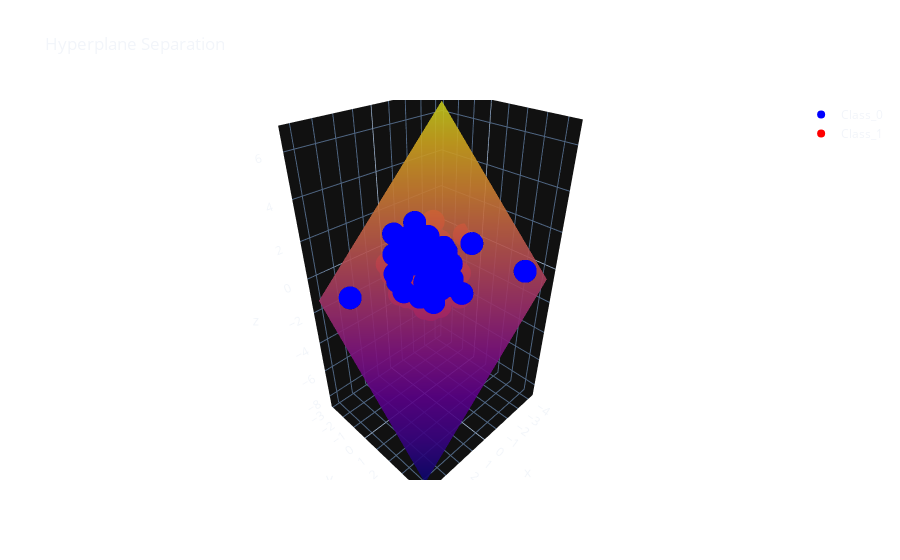

Source (notebook cell):
### Markdown cell above
**We can fit the data with an SVM and separate classifications in the hyperplane.**

_The equation for separating the plane is given by all $x$ in $R^{3}$ such that:_

$$(svm.coef \cdot x) + b = 0$$

### Code cell
svm = SVC(kernel='linear')
svm.fit(A, B)


def z(x, y): return (-svm.intercept_[0]-svm.coef_[0]
                     [0]*x-svm.coef_[0][1]*y) / svm.coef_[0][2]


am, aM = A[:, 0].min(), A[:, 0].max()
bm, bM = A[:, 1].min(), A[:, 1].max()
a = np.linspace(am, aM, 10)
b = np.linspace(bm, bM, 10)
a, b = np.meshgrid(a, b)


fig = go.Figure()
fig.add_surface(x=a, y=b, z=z(a, b), showscale=False, opacity=0.9)
fig.add_scatter3d(x=A[B == 0, 0], y=A[B == 0, 1], z=A[B == 0, 2],
                  mode='markers', marker={'color': 'blue'}, name='Class_0')
fig.add_scatter3d(x=A[B == 1, 0], y=A[B == 1, 1], z=A[B == 1, 2],
                  mode='markers', marker={'color': 'red'}, name='Class_1')
fig.update_layout(template='plotly_dark',
                  title='Hyperplane Separation',
                  paper_bgcolor='rgba(0, 0, 0, 0)',
                  plot_bgcolor='rgba(0, 0, 0, 0)')
fig.show()
